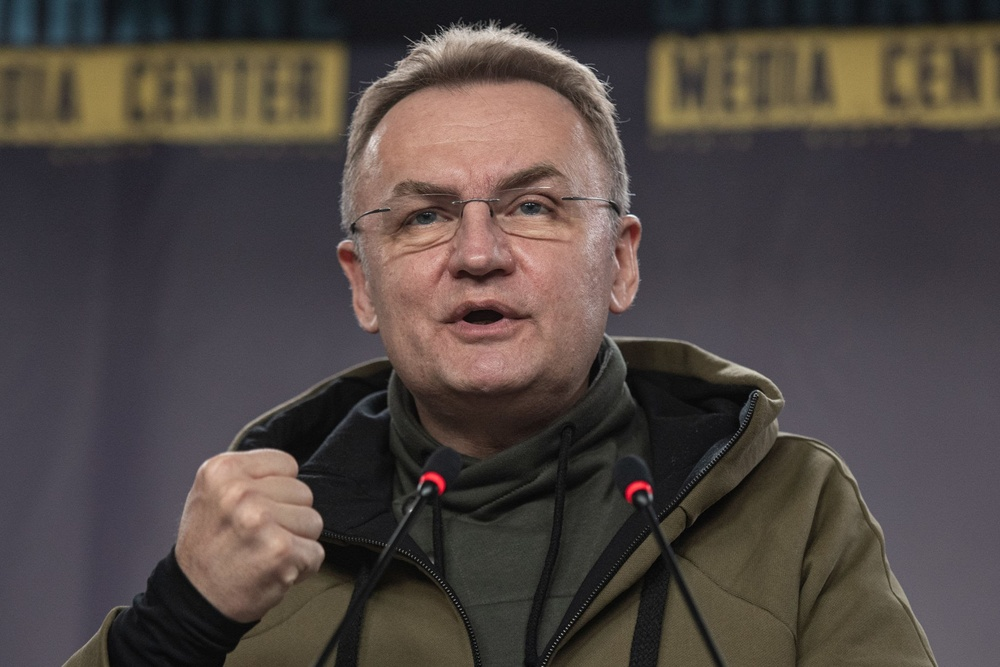
#> input picture sadowiy.jpg, 1000 x 667 px, shrunk from 2048 x 1367 before the run
$ python main.py
#> lines starting #> are read from the running program, lines starting #| are printed output that depends on the picture
from PIL import Image, ImageFilter

#
class ImageEditor:
    def __init__ (self, filename):
        self.filename = filename
        self.original = None
        self.changed = []

    def open(self):
        try:

            self.original = Image.open(self.filename)
#> self.original is the input picture: PIL image 1000x667 RGB; mean R, G, B 78.8, 69.9, 66.4
            self.original.show()
        except:
            print('File is not found')

    def do_left(self):
        rotate = self.original.transpose(Image.ROTATE_90)


        self.changed.append(rotate)
        rotate.show()
        rotate.save("rotated_left.jpg")
    def do_right(self):
        rotate = self.original.transpose(Image.ROTATE_270)


        self.changed.append(rotate)
        rotate.show()
        rotate.save("rotated_right.jpg")

    def mirror(self):
        rotate = self.original.transpose(Image.FLIP_LEFT_RIGHT)
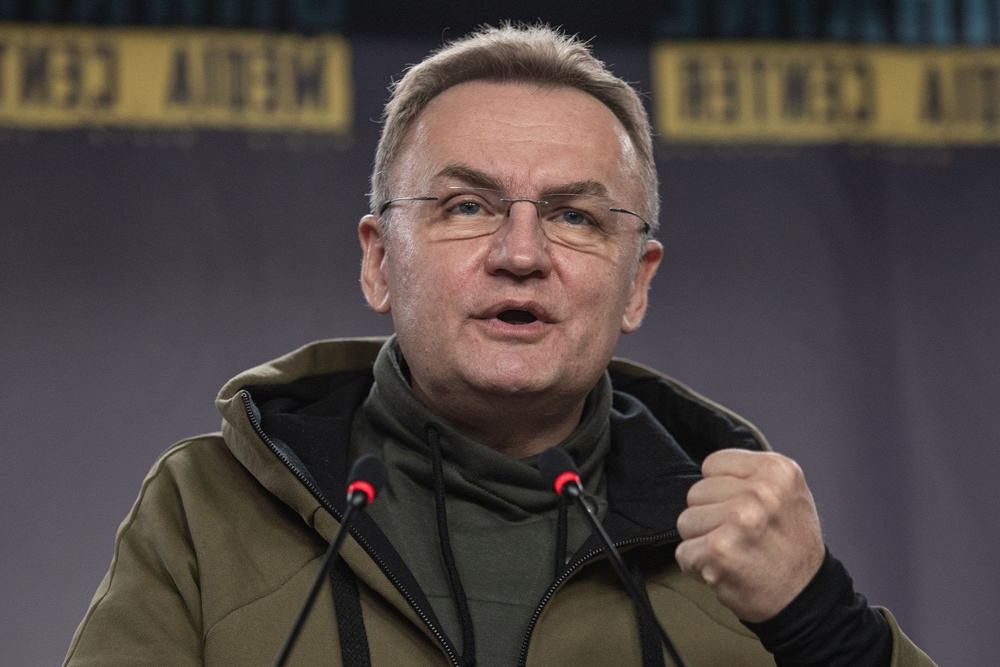
#> rotate: PIL image 1000x667 RGB; mean R, G, B 78.8, 69.9, 66.4


        self.changed.append(rotate)
        rotate.show()
        rotate.save("mirrored.jpg")
img1 = ImageEditor("sadowiy.jpg")
img1.open()
# img1.do_left()
# img1.do_right()
img1.mirror()

$ run again, with rotated_left.png saved as sadowiy.jpg
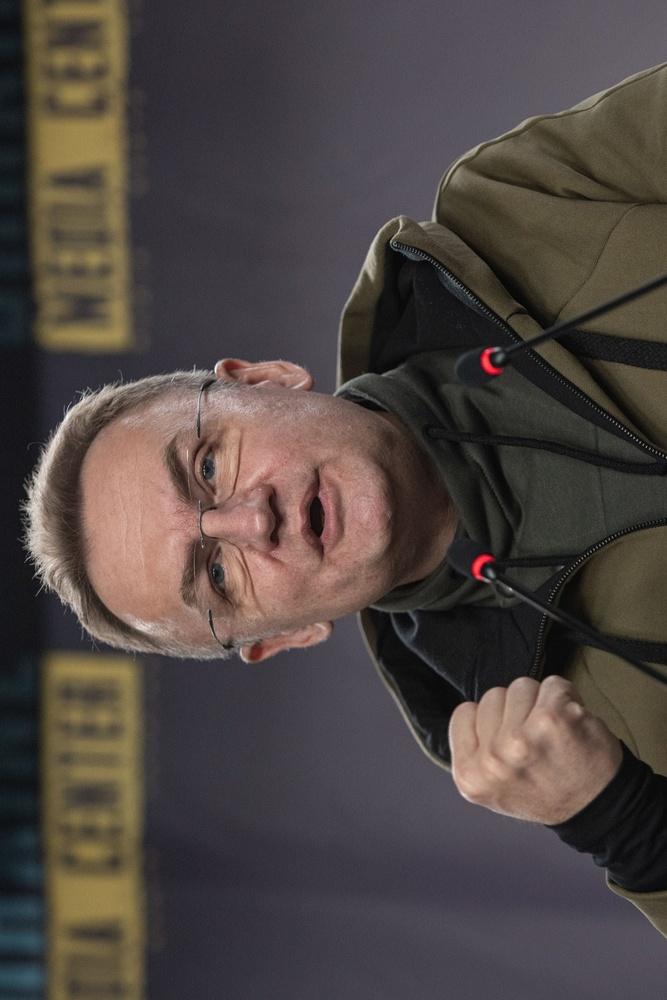
#> input picture rotated_left.png, 667 x 1000 px, shrunk from 1367 x 2048 before the run
#> in open, self.original is the input picture: PIL image 667x1000 RGB; mean R, G, B 78.8, 69.9, 66.4
#> in mirror, `rotate = self.original.transpose(Image.FLIP_LEFT_RIGHT)`:
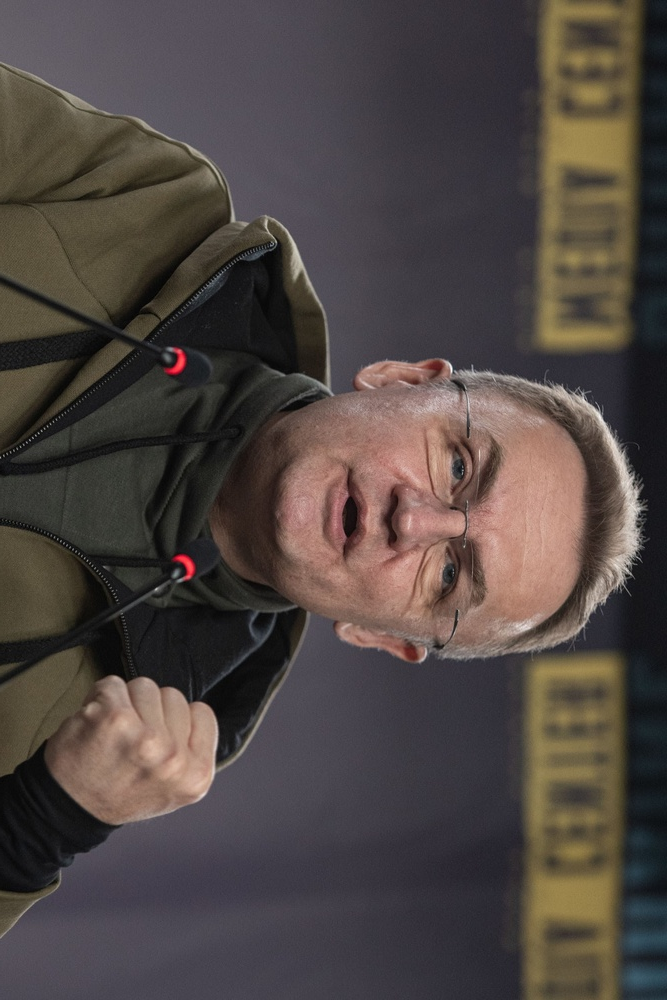
#> rotate: PIL image 667x1000 RGB; mean R, G, B 78.8, 69.9, 66.4

$ run again, with rotated_right.png saved as sadowiy.jpg
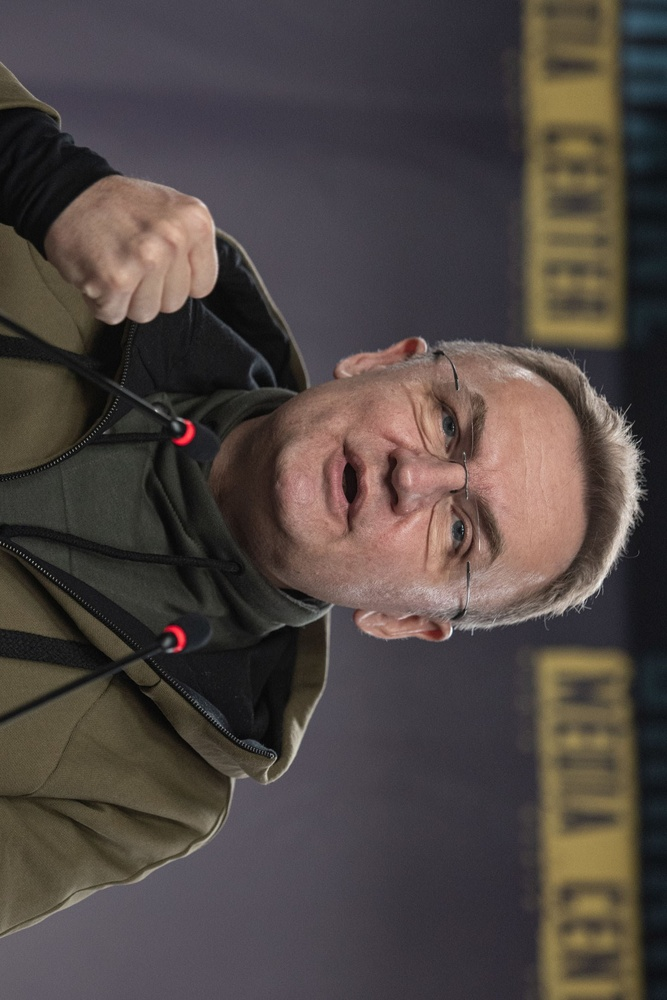
#> input picture rotated_right.png, 667 x 1000 px, shrunk from 1367 x 2048 before the run
#> in open, self.original is the input picture: PIL image 667x1000 RGB; mean R, G, B 78.8, 69.9, 66.4
#> in mirror, `rotate = self.original.transpose(Image.FLIP_LEFT_RIGHT)`:
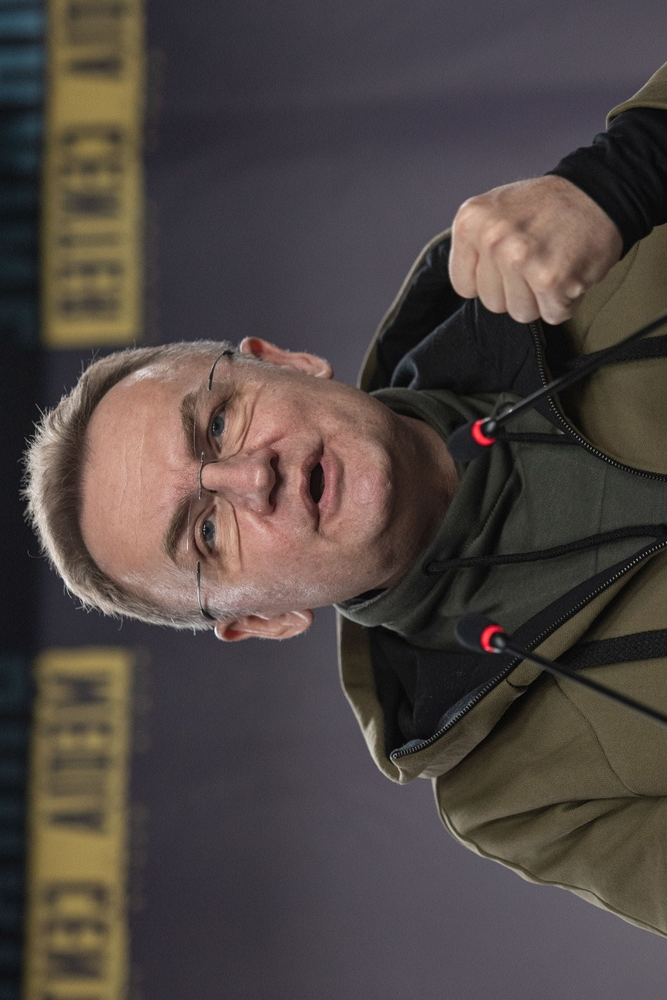
#> rotate: PIL image 667x1000 RGB; mean R, G, B 78.8, 69.9, 66.4
